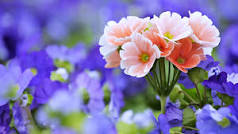
#> input picture flowers.jpg, 238 x 134 px
$ jupyter execute 'Thresholding, Edge detection and Contour detection.ipynb'
#> lines starting #> are read from the running program, lines starting #| are printed output that depends on the picture; after the words box and inside, x2 and y2 are one past the last pixel; in counts of white or black regions, pixels touching at a corner belong together
[cell 1]
# Python program to illustrate
# simplethresholding type on an image
import cv2
import numpy as np
from matplotlib import pyplot as plt

[cell 2]
image1 =cv2.imread('flowers.jpg')
#> image1 is the input picture: shape (134, 238, 3); mean B, G, R 173.2, 119.6, 128.8
img =cv2.cvtColor(image1, cv2.COLOR_BGR2GRAY)
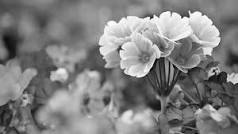
#> img: shape (134, 238); min 1, max 255, mean 128.4

[cell 3]
# applying different thresholding
# techniques on the input image
#cv2.THRESH_BINARY: If pixel intensity is greater than
#the set threshold, value set to 255, else set to 0 (black).
ret, thresh1 =cv2.threshold(img, 120, 255, cv2.THRESH_BINARY)
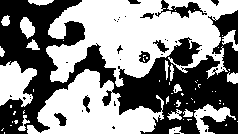
#> thresh1: shape (134, 238); 53.7% white; 39 black regions (29 under 20 px), largest, box (x1, y1, x2, y2) and area: (0, 0, 238, 134) 13900, (155, 0, 207, 18) 325, (54, 113, 67, 126) 93
#cv2.THRESH_BINARY_INV: Inverted or Opposite case of cv2.THRESH_BINARY.
ret, thresh2 =cv2.threshold(img, 120, 255, cv2.THRESH_BINARY_INV)
#cv.THRESH_TRUNC: If pixel intensity value is greater than threshold,
#it is truncated to the threshold. The pixel values are set to be the
#same as the threshold. All other values remain the same.
ret, thresh3 =cv2.threshold(img, 120, 255, cv2.THRESH_TRUNC)
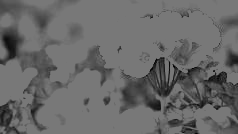
#> thresh3: shape (134, 238); min 1, max 120, mean 104.6
#cv.THRESH_TOZERO: Pixel intensity is set to 0, for all the pixels
#intensity, less than the threshold value.
ret, thresh4 =cv2.threshold(img, 120, 255, cv2.THRESH_TOZERO)
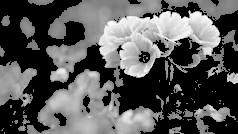
#> thresh4: shape (134, 238); min 0, max 255, mean 88.3
#cv.THRESH_TOZERO_INV: Inverted or Opposite case of cv2.THRESH_TOZERO.
ret, thresh5 =cv2.threshold(img, 120, 255, cv2.THRESH_TOZERO_INV)
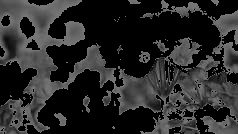
#> thresh5: shape (134, 238); min 0, max 120, mean 40.2

[cell 4]
# the window showing output images
# with the corresponding thresholding
# techniques applied to the input images
cv2.imshow('Original', img)
cv2.imshow('Binary Threshold', thresh1)
cv2.imshow('Binary Threshold Inverted', thresh2)
cv2.imshow('Truncated Threshold', thresh3)
cv2.imshow('Set to 0', thresh4)
cv2.imshow('Set to 0 Inverted', thresh5)

blurred = cv2.GaussianBlur(thresh1, (3, 3), 0)
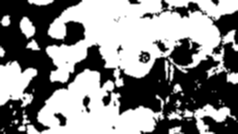
#> blurred: shape (134, 238); min 0, max 255, mean 137
edged = cv2.Canny(blurred, 10, 100)
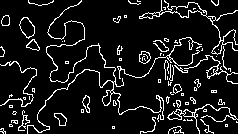
#> edged: shape (134, 238); 9.8% white in thin lines or dots
cv2.imshow("Edged image", edged)
# Finding Contours
# Use a copy of the image e.g. edged.copy()
# since findContours alters the image
contours, hierarchy = cv2.findContours(edged,cv2.RETR_EXTERNAL,
cv2.CHAIN_APPROX_NONE)
#> contours = 75 contours, 61 with area under 20; largest, box (x1, y1, x2, y2) and area: (139, 0, 238, 55) 472, (27, 0, 164, 134) 226, (19, 17, 35, 39) 208, (167, 104, 238, 134) 177, (139, 51, 151, 64) 103
print("Number of Contours found = " + str(len(contours)))
#| Number of Contours found = 75

# Draw all contours
# -1 signifies drawing all contours
cv2.drawContours(image1, contours, -1, (0, 255, 0), 3)
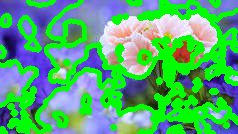
#> image1: shape (134, 238, 3); mean B, G, R 112.3, 173, 82.8
cv2.imshow('Contours', image1)
# De-allocate any associated memory usage
cv2.waitKey(0)
cv2.destroyAllWindows()
